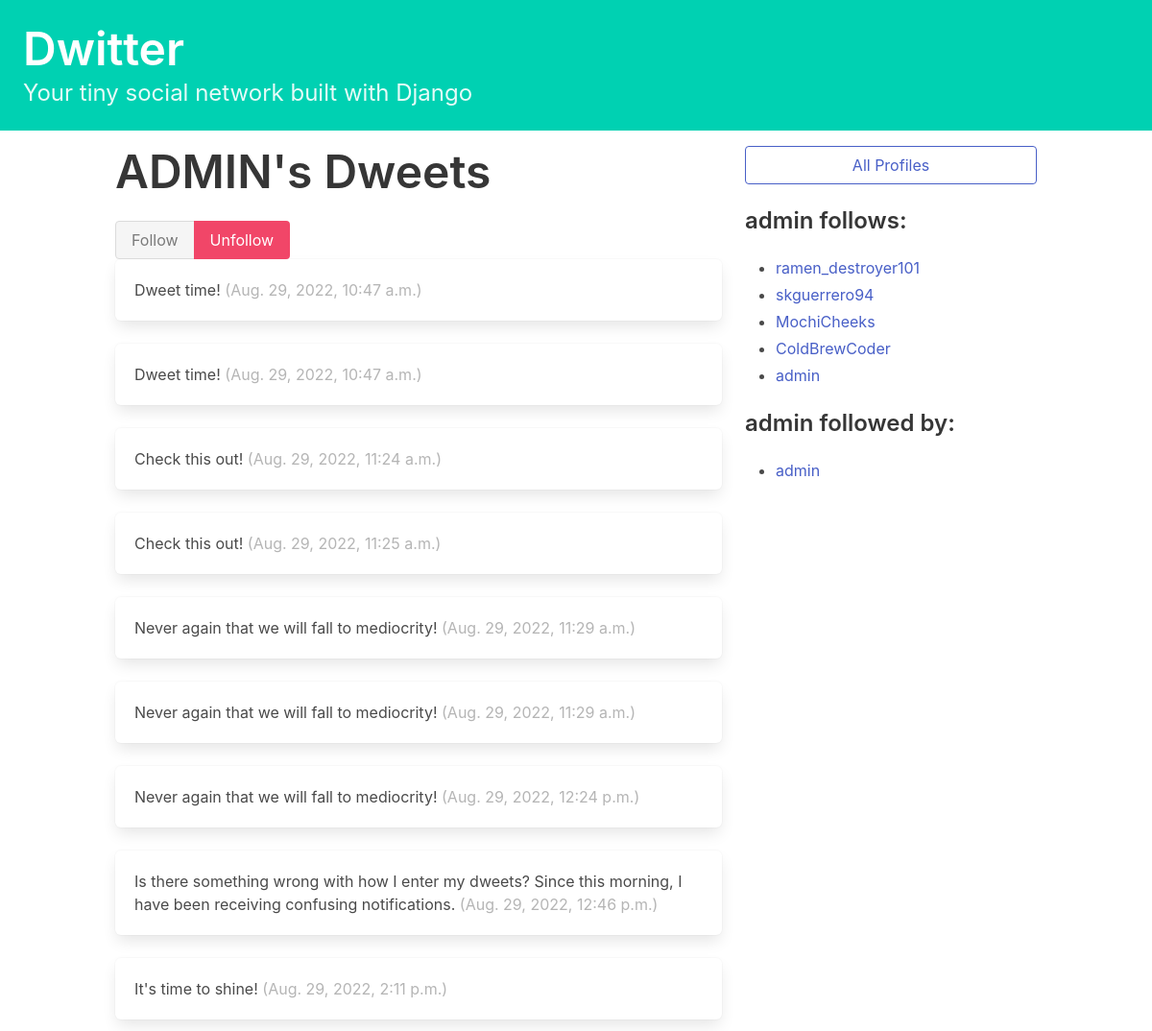
/profile/9 (signed in), run on an earlier commit of the app's database.
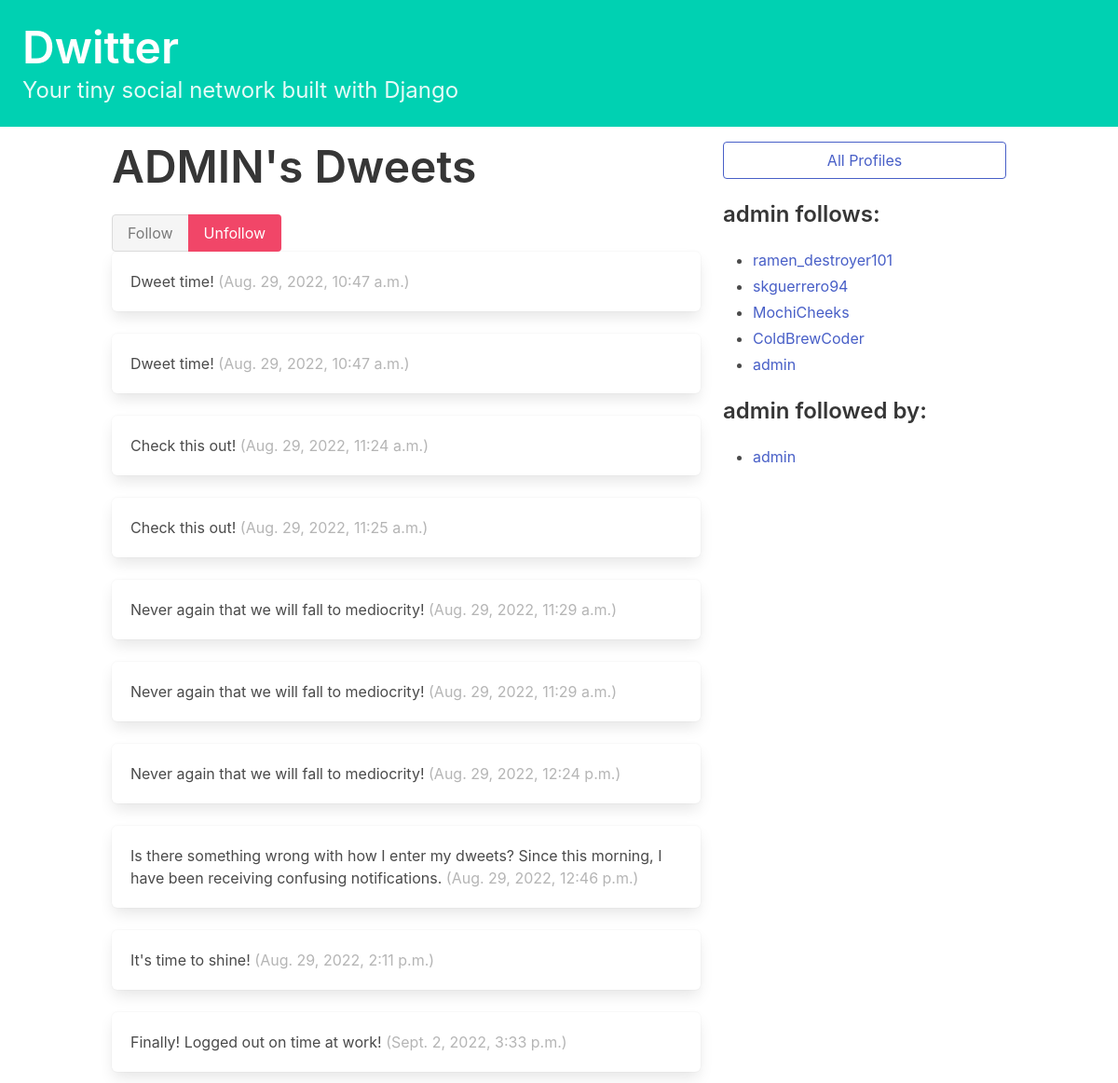
And on a later commit of the database.
### dwitter/models.py (models this page shows, shortened)
class Dweet(models.Model):
    user = models.ForeignKey(
        User, related_name="dweets", on_delete=models.DO_NOTHING
    )
    body = models.CharField(max_length=140)
    created_at = models.DateTimeField(auto_now_add=True)

class Profile(models.Model):
    user = models.OneToOneField(User, on_delete=models.CASCADE)
    follows = models.ManyToManyField(
        "self",
        related_name="followed_by",
        symmetrical=False,
        blank=True
    )
    def __str__(self):
        return self.user.username

### dwitter/views.py (the view, shortened to what this page needs)
# urls.py: path("profile/<int:pk>", profile, name="profile"),
def profile(request, pk):
    if not hasattr(request.user, 'profile'):
        missing_profile = Profile(user=request.user)
        missing_profile.save()
    profile = Profile.objects.get(pk=pk)
    return render(request, "dwitter/profile.html", {"profile": profile})

### dwitter/templates/dwitter/profile.html (shortened to what this page needs)
{% extends 'base.html' %}
{% block content %}
<div class="column">
    <div class="block">
        <h1 class="title is-1">
            {{profile.user.username|upper}}'s Dweets
        </h1>
    </div>
    <form method="post">
        <div class="buttons has-addons">
            {% if profile in user.profile.follows.all %}
                <button class="button is-success is-static">Follow</button>
                <button class="button is-danger" name="follow" value="unfollow">
                    Unfollow
                </button>
            {% else %}
                <button class="button is-success" name="follow" value="follow">
                    Follow
                </button>
                <button class="button is-danger is-static">Unfollow</button>
            {% endif %}
        </div>
    </form>
    <div class="content">
        {% for dweet in profile.user.dweets.all %}
            <div class="box">
                {{ dweet.body }}
                <span class="is-small has-text-grey-light">
                    ({{ dweet.created_at }})
                </span>
            </div>
        {% endfor %}
    </div>
</div>
<div class="column is-one-third">
    <div class="block">
        <a href="{% url 'dwitter:profile_list' %}">
            <button class="button is-link is-outlined is-fullwidth">
                All Profiles
            </button>
        </a>
    </div>
    <div class="block">
        <h3 class="title is-4">
            {{profile.user.username}} follows:
        </h3>
        <div class="content">
            <ul>
            {% for following in profile.follows.all %}
                <li>
                    <a href="{% url 'dwitter:profile' following.id %}">
                        {{ following }}
                    </a>
                </li>
            {% endfor %}
            </ul>
        </div>
    </div>
    <div class="block">
        <h3 class="title is-4">
            {{profile.user.username}} followed by:
        </h3>
        <div class="content">
            <ul>
            {% for followers in profile.followed_by.all %}
                <li>
                    <a href="{% url 'dwitter:profile' followers.id %}">
                        {{ followers }}
                    </a>
                </li>
            {% endfor %}
            </ul>
        </div>
    </div>
</div>
{% endblock content %}

What changed in the data, as far as the page shows it:
added Dweet: body "Finally! Logged out on time at work!", created_at "Sept. 2, 2022, 3:33 p.m."
